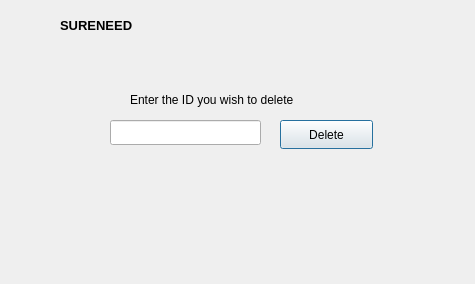
<?xml version="1.0" encoding="UTF-8"?>
<ui version="4.0">
 <class>DeleteConsumer</class>
 <widget class="QDialog" name="DeleteConsumer">
  <property name="geometry">
   <rect>
    <x>0</x>
    <y>0</y>
    <width>475</width>
    <height>284</height>
   </rect>
  </property>
  <property name="windowTitle">
   <string>Dialog</string>
  </property>
  <widget class="QLineEdit" name="txtID">
   <property name="geometry">
    <rect>
     <x>110</x>
     <y>120</y>
     <width>151</width>
     <height>25</height>
    </rect>
   </property>
  </widget>
  <widget class="QPushButton" name="pushButton">
   <property name="geometry">
    <rect>
     <x>280</x>
     <y>120</y>
     <width>93</width>
     <height>29</height>
    </rect>
   </property>
   <property name="text">
    <string>Delete</string>
   </property>
  </widget>
  <widget class="QWidget" name="widget" native="true">
   <property name="geometry">
    <rect>
     <x>0</x>
     <y>0</y>
     <width>71</width>
     <height>51</height>
    </rect>
   </property>
   <property name="styleSheet">
    <string notr="true">QWidget{
image: url(&quot;C:/Users/clint/Pictures/sblood.png&quot;);
}</string>
   </property>
  </widget>
  <widget class="QLabel" name="label_4">
   <property name="geometry">
    <rect>
     <x>60</x>
     <y>10</y>
     <width>91</width>
     <height>31</height>
    </rect>
   </property>
   <property name="font">
    <font>
     <pointsize>10</pointsize>
     <bold>true</bold>
    </font>
   </property>
   <property name="text">
    <string>SURENEED</string>
   </property>
  </widget>
  <widget class="QLabel" name="label">
   <property name="geometry">
    <rect>
     <x>130</x>
     <y>90</y>
     <width>221</width>
     <height>20</height>
    </rect>
   </property>
   <property name="text">
    <string>Enter the ID you wish to delete</string>
   </property>
  </widget>
 </widget>
 <resources/>
 <connections/>
</ui>
